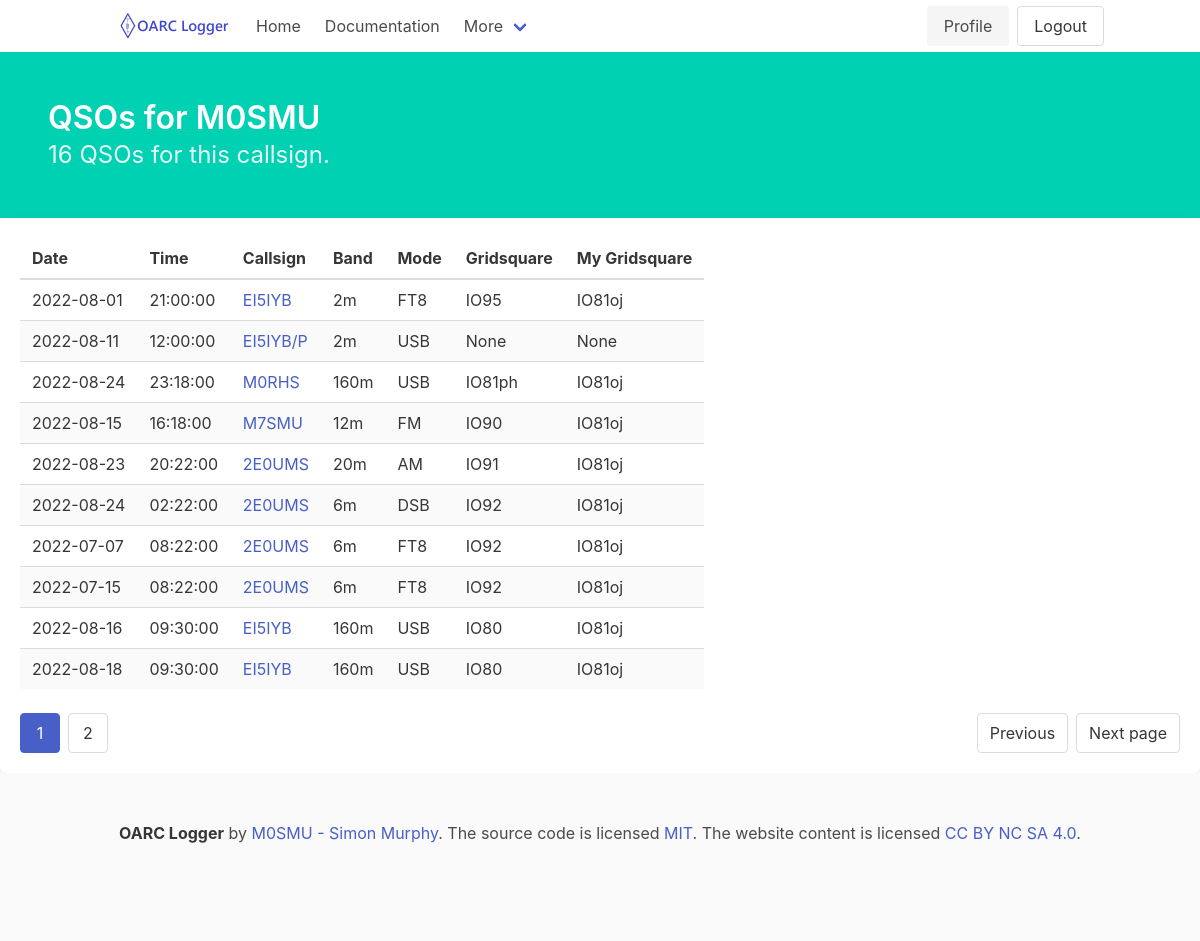
Screenshot of /callsigns/M0SMU/qsos (signed in) with the database file from the repository.
### logger/models.py (models this page shows, shortened)
class QSO(db.Model):
    id = db.Column(db.Integer, primary_key=True) # primary keys are required by SQLAlchemy
    band = db.Column(db.String(25))
    mode = db.Column(db.String(25))
    submode = db.Column(db.String(25))
    freq = db.Column(db.String(25))
    call = db.Column(db.String(50))
    station_callsign = db.Column(db.String(50))
    operator = db.Column(db.String(50))
    owner_callsign = db.Column(db.String(50))
    qso_date = db.Column(db.Date())
    qso_date_off = db.Column(db.Date())
    time_on = db.Column(db.Time())
    time_off = db.Column(db.Time())
    gridsquare = db.Column(db.String(10))
    my_gridsquare = db.Column(db.String(10))
    rst_rcvd = db.Column(db.String(10))
    rst_sent = db.Column(db.String(10))
    tx_pwr = db.Column(db.String(10))
    my_rig = db.Column(db.String(100))
    my_antenna = db.Column(db.String(100))
    qso_random = db.Column(db.String(1))
    qso_complete = db.Column(db.String(3))
    sat_mode = db.Column(db.String(25))
    sat_name = db.Column(db.String(25))
    srx = db.Column(db.Integer)
    srx_string = db.Column(db.String(50))
    stx = db.Column(db.Integer)
    stx_string = db.Column(db.String(50))
    my_sota_ref = db.Column(db.String(25))
    sota_ref = db.Column(db.String(25))
    my_iota = db.Column(db.String(6))
    iota = db.Column(db.String(6))
    my_iota_island_id = db.Column(db.Integer)
    iota_island_id = db.Column(db.Integer)

### logger/callsigns/views.py (the view)
@callsigns.route("/<callsign>/qsos")
@login_required
def call(callsign):
    callsign = callsign.replace('_', '/')
    page = request.args.get('page', 1, type=int)
    callqsos = QSO.query.filter_by(station_callsign = callsign).paginate(page=page, per_page=ROWS_PER_PAGE)
    allqsos = QSO.query.filter_by(station_callsign = callsign).all()
    return render_template('callsign.html', qsos=callqsos, station_callsign=callsign, allqsos=allqsos)

### logger/application.py (called while the page is built)
def create_app():
    app = Flask(__name__)
    app.config.from_object(Config)
    db.init_app(app)
    migrate = Migrate(app, db, render_as_batch=True)
    login_manager = LoginManager()
    login_manager.login_view = 'users.login'
    login_manager.init_app(app)
    from logger.models import User
    @login_manager.user_loader
    def load_user(user_id):
        return User.query.get(int(user_id))
    app.register_blueprint(users, url_prefix='/users')
    app.register_blueprint(callsigns, url_prefix='/callsigns')
    app.register_blueprint(qsos, url_prefix='/qsos')
    @app.route("/")
    def index():
        return render_template('index.html')
    @app.route("/about")
    def about():
        return render_template('about.html')
    return app

### logger/templates/callsign.html
{% extends 'base.html' %}
{% block content %}
            <div class="bd-hero-heading">
                <h1 class="title algolia-lvl0">
                    {% block title %} <p>QSOs for {{ station_callsign }}</p> {% endblock %}
                </h1>
                <div class="subtitle is-4 algolia-lvl1">
                    <p>{{ allqsos|length }} QSOs for this callsign.</p>
                </div>
            </div>
        </div>
    </section>
    <section>
        <div class="box">
            <table class="table is-striped is-hoverable">
                <thead>
                    <tr>
                        <th>Date</th>
                        <th>Time</th>
                        <th>Callsign</th>
                        <th>Band</th>
                        <th>Mode</th>
                        <th>Gridsquare</th>
                        <th>My Gridsquare</th>
                    </tr>
                </thead>
                <tbody>
                    {% for qso in qsos.items %}
                    <tr>
                        <td>{{ qso.qso_date }}</td>
                        <td>{{ qso.time_on }}</td>
                        <td><a href="/qsos/view/{{ qso.call| replace("/","_") }}/{{ qso.qso_date}}/{{ qso.time_on.strftime('%H:%M:%S.%f') }}" title="{{ qso.call }}">{{ qso.call }}</a></td>
                        <td>{{ qso.band }}</td>
                        <td>{{ qso.mode }}</td>
                        <td>{{ qso.gridsquare }}</td>
                        <td>{{ qso.my_gridsquare }}</td>
                    </tr>
                    {% else %}
                    No QSOs
                    {% endfor %}
                </tbody>
            </table>
            <nav class="pagination" role="navigation" aria-label="pagination">
                <a class="pagination-previous {% if qsos.has_prev %}" href="{{ url_for('callsigns.call', callsign=station_callsign, page=qsos.prev_num) }}"{% else %}is-disabled" {% endif %} title="This is the first page">Previous</a>
                <a class="pagination-next {% if qsos.has_next %}" href="{{ url_for('callsigns.call', callsign=station_callsign, page=qsos.next_num) }}"{% else %}is-disabled" {% endif %}>Next page</a>
                <ul class="pagination-list">
                    {% for page_num in qsos.iter_pages() %}
                        {% if qsos.page != page_num %}
                        <li>
                            <a class="pagination-link" href="{{ url_for('callsigns.call', callsign=station_callsign, page=page_num) }}" aria-label="Goto page {{ page_num }}">{{ page_num }}</a>
                        </li>
                        {% else %}
                        <li>
                            <a class="pagination-link is-current" href="{{ url_for('callsigns.call', callsign=station_callsign, page=page_num) }}" aria-label="Page {{ page_num }}" aria-current="page">{{ page_num }}</a>
                        </li>
                        {% endif %}
                    {% endfor %}
                </ul>
            </nav>
        </div>
    </section>
{% endblock %}

### logger/templates/base.html (shortened to what this page needs)
<!DOCTYPE html>
<html>
<head>
    <link rel="stylesheet" href="https://cdnjs.cloudflare.com/ajax/libs/bulma/0.7.2/css/bulma.min.css" />
</head>
<body>
    <nav class="navbar">
        <div class="container">
            <div class="navbar-brand">
                <a class="navbar-item" href="https://oarc.uk">
                    <img src="{{ url_for('static', filename='OARCLogger.png') }}" width="112" height="28">
                </a>
            </div>
            <div id="navbarMenuHeroA" class="navbar-menu">
                <div id="navbarBasicExample" class="navbar-menu">
                    <div class="navbar-start">
                        <a href="{{ url_for('users.index') }}" class="navbar-item">
                            Home
                        </a>
                        <a class="navbar-item">
                            Documentation
                        </a>
                        <div class="navbar-item has-dropdown is-hoverable">
                            <a class="navbar-link">
                            More
                            </a>
                        </div>
                    </div>
                <div class="navbar-end">
                    <div class="buttons">
                        {% if current_user.is_authenticated %}
                        <a href="{{ url_for('users.profile', user=current_user.name) }}" class="button is-light">
                            Profile
                        </a>
                        {% endif %}
                        {% if current_user.is_authenticated %}
                        <a href="{{ url_for('users.logout') }}" class="button">
                            Logout
                        </a>
                    {% endif %}
                </div>
            </div>
        </div>
    </nav>
    <section class="hero is-primary">
        <div class="hero-body">
            {% block content %}
            {% endblock %}
</body>
<footer class="footer">
    <div class="content has-text-centered">
      <p>
        <strong>OARC Logger</strong> by <a href="https://qrz.com/db/M0SMU">M0SMU - Simon Murphy</a>. The source code is licensed
        <a href="http://opensource.org/licenses/mit-license.php">MIT</a>. The website content
        is licensed <a href="http://creativecommons.org/licenses/by-nc-sa/4.0/">CC BY NC SA 4.0</a>.
      </p>
    </div>
  </footer>
</html>

### rows the page displays
QSO: qso_date "2022-08-01", time_on "21:00:00", call "EI5IYB", band "2m", mode "FT8", gridsquare "IO95", my_gridsquare "IO81oj"
QSO: qso_date "2022-08-11", time_on "12:00:00", call "EI5IYB/P", band "2m", mode "USB", gridsquare "None", my_gridsquare "None"
QSO: qso_date "2022-08-24", time_on "23:18:00", call "M0RHS", band "160m", mode "USB", gridsquare "IO81ph", my_gridsquare "IO81oj"
QSO: qso_date "2022-08-15", time_on "16:18:00", call "M7SMU", band "12m", mode "FM", gridsquare "IO90", my_gridsquare "IO81oj"
QSO: qso_date "2022-08-23", time_on "20:22:00", call "2E0UMS", band "20m", mode "AM", gridsquare "IO91", my_gridsquare "IO81oj"
QSO: qso_date "2022-08-24", time_on "02:22:00", call "2E0UMS", band "6m", mode "DSB", gridsquare "IO92", my_gridsquare "IO81oj"
QSO: qso_date "2022-07-07", time_on "08:22:00", call "2E0UMS", band "6m", mode "FT8", gridsquare "IO92", my_gridsquare "IO81oj"
QSO: qso_date "2022-07-15", time_on "08:22:00", call "2E0UMS", band "6m", mode "FT8", gridsquare "IO92", my_gridsquare "IO81oj"
QSO: qso_date "2022-08-16", time_on "09:30:00", call "EI5IYB", band "160m", mode "USB", gridsquare "IO80", my_gridsquare "IO81oj"
QSO: qso_date "2022-08-18", time_on "09:30:00", call "EI5IYB", band "160m", mode "USB", gridsquare "IO80", my_gridsquare "IO81oj"

### other values shown
{{ station_callsign }} "M0SMU"
{{ allqsos|length }} "16"
{{ page_num }} "1"
{{ page_num }} "2"
